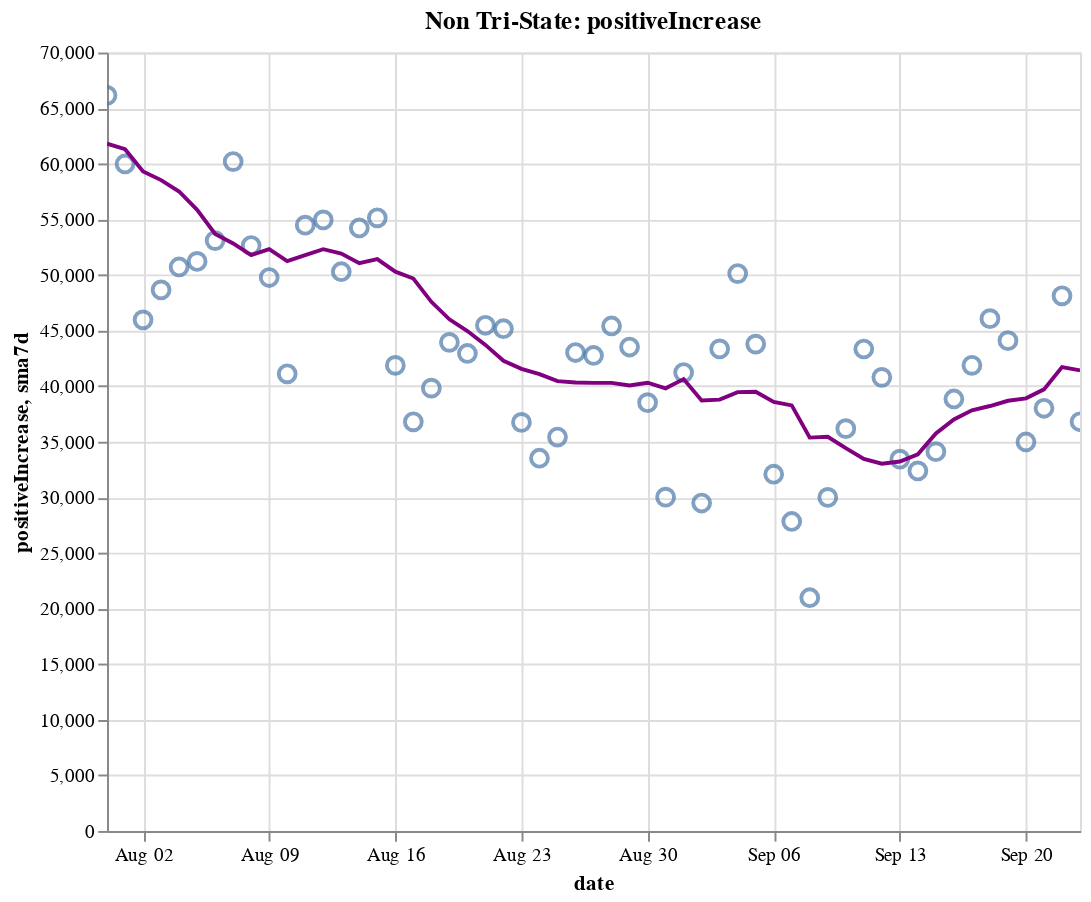

Notebook code for this chart:
### Code cell
create_plot(non_tristate, 'positiveIncrease')

### Figure 1 — Vega-Lite specification as saved in the notebook (floating-point values rounded to 4 significant figures)
{"config": {"view": {"continuousWidth": 400, "continuousHeight": 300}}, "layer": [{"layer": [{"mark": {"type": "point", "size": 75}, "encoding": {"tooltip": [{"type": "temporal", "field": "date"}, {"type": "quantitative", "field": "positiveIncrease"}, {"type": "quantitative", "field": "sma7d"}], "x": {"type": "temporal", "field": "date"}, "y": {"type": "quantitative", "field": "positiveIncrease"}}, "selection": {"selector014": {"type": "interval", "bind": "scales", "encodings": ["x", "y"]}}}, {"mark": {"type": "line", "color": "purple"}, "encoding": {"x": {"type": "temporal", "field": "date"}, "y": {"type": "quantitative", "field": "sma7d"}}}]}, {"mark": {"type": "rule", "color": "#aaa"}, "encoding": {"x": {"type": "temporal", "field": "date"}}, "transform": [{"filter": {"selection": "selector013"}}]}, {"mark": "circle", "encoding": {"opacity": {"condition": {"value": 1, "selection": "selector013"}, "value": 0}, "tooltip": [{"type": "temporal", "field": "date"}, {"type": "quantitative", "field": "positiveIncrease"}, {"type": "quantitative", "field": "sma7d"}], "x": {"type": "temporal", "field": "date"}, "y": {"type": "quantitative", "field": "positiveIncrease"}}, "selection": {"selector013": {"type": "single", "encodings": ["x"], "on": "mouseover", "nearest": true, "empty": "none"}}}, {"mark": {"type": "text", "align": "left", "dx": 5, "dy": -5, "stroke": "white", "strokeWidth": 2}, "encoding": {"text": {"type": "quantitative", "field": "positiveIncrease"}, "tooltip": [{"type": "temporal", "field": "date"}, {"type": "quantitative", "field": "positiveIncrease"}, {"type": "quantitative", "field": "sma7d"}], "x": {"type": "temporal", "field": "date"}, "y": {"type": "quantitative", "field": "positiveIncrease"}}, "transform": [{"filter": {"selection": "selector013"}}]}, {"mark": {"type": "text", "align": "left", "dx": 5, "dy": -5}, "encoding": {"text": {"type": "quantitative", "field": "positiveIncrease"}, "tooltip": [{"type": "temporal", "field": "date"}, {"type": "quantitative", "field": "positiveIncrease"}, {"type": "quantitative", "field": "sma7d"}], "x": {"type": "temporal", "field": "date"}, "y": {"type": "quantitative", "field": "positiveIncrease"}}, "transform": [{"filter": {"selection": "selector013"}}]}], "data": {"name": "data-e8713473f4025772f004b775188eaca5"}, "height": 400, "title": "Non Tri-State: positiveIncrease", "width": 500, "$schema": "https://vega.github.io/schema/vega-lite/v4.8.1.json", "datasets": {"data-e8713473f4025772f004b775188eaca5": [{"date": "2020-07-31T00:00:00", "totalTestResultsIncrease": 807300.0, "positiveIncrease": 66150.0, "death": 100000.0, "deathIncrease": 1295.0, "positiveRate": 0.082, "state": "Non Tri-State", "sma7d": 61800.0}, {"date": "2020-08-01T00:00:00", "totalTestResultsIncrease": 668800.0, "positiveIncrease": 59980.0, "death": 101200.0, "deathIncrease": 1164.0, "positiveRate": 0.09, "state": "Non Tri-State", "sma7d": 61300.0}, {"date": "2020-08-02T00:00:00", "totalTestResultsIncrease": 595600.0, "positiveIncrease": 45960.0, "death": 101700.0, "deathIncrease": 486.0, "positiveRate": 0.077, "state": "Non Tri-State", "sma7d": 59300.0}, {"date": "2020-08-03T00:00:00", "totalTestResultsIncrease": 660000.0, "positiveIncrease": 48650.0, "death": 102200.0, "deathIncrease": 502.0, "positiveRate": 0.074, "state": "Non Tri-State", "sma7d": 58530.0}, {"date": "2020-08-04T00:00:00", "totalTestResultsIncrease": 652600.0, "positiveIncrease": 50720.0, "death": 103400.0, "deathIncrease": 1241.0, "positiveRate": 0.078, "state": "Non Tri-State", "sma7d": 57500.0}, {"date": "2020-08-05T00:00:00", "totalTestResultsIncrease": 607100.0, "positiveIncrease": 51220.0, "death": 104800.0, "deathIncrease": 1335.0, "positiveRate": 0.084, "state": "Non Tri-State", "sma7d": 55850.0}, {"date": "2020-08-06T00:00:00", "totalTestResultsIncrease": 660700.0, "positiveIncrease": 53090.0, "death": 106000.0, "deathIncrease": 1238.0, "positiveRate": 0.08, "state": "Non Tri-State", "sma7d": 53680.0}, {"date": "2020-08-07T00:00:00", "totalTestResultsIncrease": 703300.0, "positiveIncrease": 60200.0, "death": 107300.0, "deathIncrease": 1313.0, "positiveRate": 0.086, "state": "Non Tri-State", "sma7d": 52830.0}, {"date": "2020-08-08T00:00:00", "totalTestResultsIncrease": 613900.0, "positiveIncrease": 52640.0, "death": 108400.0, "deathIncrease": 1075.0, "positiveRate": 0.086, "state": "Non Tri-State", "sma7d": 51780.0}, {"date": "2020-08-09T00:00:00", "totalTestResultsIncrease": 611300.0, "positiveIncrease": 49770.0, "death": 109000.0, "deathIncrease": 604.0, "positiveRate": 0.081, "state": "Non Tri-State", "sma7d": 52330.0}, {"date": "2020-08-10T00:00:00", "totalTestResultsIncrease": 638600.0, "positiveIncrease": 41110.0, "death": 109400.0, "deathIncrease": 417.0, "positiveRate": 0.064, "state": "Non Tri-State", "sma7d": 51250.0}, {"date": "2020-08-11T00:00:00", "totalTestResultsIncrease": 644500.0, "positiveIncrease": 54470.0, "death": 110700.0, "deathIncrease": 1307.0, "positiveRate": 0.085, "state": "Non Tri-State", "sma7d": 51780.0}, {"date": "2020-08-12T00:00:00", "totalTestResultsIncrease": 366000.0, "positiveIncrease": 54950.0, "death": 112200.0, "deathIncrease": 1495.0, "positiveRate": 0.15, "state": "Non Tri-State", "sma7d": 52320.0}, {"date": "2020-08-13T00:00:00", "totalTestResultsIncrease": 801600.0, "positiveIncrease": 50290.0, "death": 113400.0, "deathIncrease": 1145.0, "positiveRate": 0.063, "state": "Non Tri-State", "sma7d": 51920.0}, {"date": "2020-08-14T00:00:00", "totalTestResultsIncrease": 763500.0, "positiveIncrease": 54220.0, "death": 114600.0, "deathIncrease": 1199.0, "positiveRate": 0.071, "state": "Non Tri-State", "sma7d": 51060.0}, {"date": "2020-08-15T00:00:00", "totalTestResultsIncrease": 659400.0, "positiveIncrease": 55140.0, "death": 115800.0, "deathIncrease": 1200.0, "positiveRate": 0.084, "state": "Non Tri-State", "sma7d": 51420.0}, {"date": "2020-08-16T00:00:00", "totalTestResultsIncrease": 701600.0, "positiveIncrease": 41870.0, "death": 116400.0, "deathIncrease": 611.0, "positiveRate": 0.06, "state": "Non Tri-State", "sma7d": 50290.0}, {"date": "2020-08-17T00:00:00", "totalTestResultsIncrease": 563800.0, "positiveIncrease": 36790.0, "death": 116800.0, "deathIncrease": 394.0, "positiveRate": 0.065, "state": "Non Tri-State", "sma7d": 49680.0}, {"date": "2020-08-18T00:00:00", "totalTestResultsIncrease": 574400.0, "positiveIncrease": 39820.0, "death": 118000.0, "deathIncrease": 1178.0, "positiveRate": 0.069, "state": "Non Tri-State", "sma7d": 47580.0}, {"date": "2020-08-19T00:00:00", "totalTestResultsIncrease": 588800.0, "positiveIncrease": 43940.0, "death": 119400.0, "deathIncrease": 1402.0, "positiveRate": 0.075, "state": "Non Tri-State", "sma7d": 46010.0}, {"date": "2020-08-20T00:00:00", "totalTestResultsIncrease": 605400.0, "positiveIncrease": 42940.0, "death": 120500.0, "deathIncrease": 1122.0, "positiveRate": 0.071, "state": "Non Tri-State", "sma7d": 44960.0}, {"date": "2020-08-21T00:00:00", "totalTestResultsIncrease": 648200.0, "positiveIncrease": 45480.0, "death": 121600.0, "deathIncrease": 1109.0, "positiveRate": 0.07, "state": "Non Tri-State", "sma7d": 43710.0}, {"date": "2020-08-22T00:00:00", "totalTestResultsIncrease": 666400.0, "positiveIncrease": 45160.0, "death": 122600.0, "deathIncrease": 1023.0, "positiveRate": 0.068, "state": "Non Tri-State", "sma7d": 42280.0}, {"date": "2020-08-23T00:00:00", "totalTestResultsIncrease": 571000.0, "positiveIncrease": 36740.0, "death": 123200.0, "deathIncrease": 563.0, "positiveRate": 0.064, "state": "Non Tri-State", "sma7d": 41550.0}, {"date": "2020-08-24T00:00:00", "totalTestResultsIncrease": 568300.0, "positiveIncrease": 33520.0, "death": 123500.0, "deathIncrease": 333.0, "positiveRate": 0.059, "state": "Non Tri-State", "sma7d": 41080.0}, {"date": "2020-08-25T00:00:00", "totalTestResultsIncrease": 570700.0, "positiveIncrease": 35420.0, "death": 124600.0, "deathIncrease": 1138.0, "positiveRate": 0.062, "state": "Non Tri-State", "sma7d": 40460.0}, {"date": "2020-08-26T00:00:00", "totalTestResultsIncrease": 570400.0, "positiveIncrease": 43020.0, "death": 125900.0, "deathIncrease": 1280.0, "positiveRate": 0.075, "state": "Non Tri-State", "sma7d": 40320.0}, {"date": "2020-08-27T00:00:00", "totalTestResultsIncrease": 665500.0, "positiveIncrease": 42760.0, "death": 127000.0, "deathIncrease": 1116.0, "positiveRate": 0.064, "state": "Non Tri-State", "sma7d": 40300.0}, {"date": "2020-08-28T00:00:00", "totalTestResultsIncrease": 706600.0, "positiveIncrease": 45410.0, "death": 128000.0, "deathIncrease": 1011.0, "positiveRate": 0.064, "state": "Non Tri-State", "sma7d": 40290.0}, {"date": "2020-08-29T00:00:00", "totalTestResultsIncrease": 663000.0, "positiveIncrease": 43520.0, "death": 129100.0, "deathIncrease": 1005.0, "positiveRate": 0.066, "state": "Non Tri-State", "sma7d": 40050.0}, {"date": "2020-08-30T00:00:00", "totalTestResultsIncrease": 645700.0, "positiveIncrease": 38510.0, "death": 129500.0, "deathIncrease": 463.0, "positiveRate": 0.06, "state": "Non Tri-State", "sma7d": 40310.0}, {"date": "2020-08-31T00:00:00", "totalTestResultsIncrease": 571700.0, "positiveIncrease": 30020.0, "death": 129900.0, "deathIncrease": 357.0, "positiveRate": 0.053, "state": "Non Tri-State", "sma7d": 39810.0}, {"date": "2020-09-01T00:00:00", "totalTestResultsIncrease": 635000.0, "positiveIncrease": 41220.0, "death": 130900.0, "deathIncrease": 1018.0, "positiveRate": 0.065, "state": "Non Tri-State", "sma7d": 40640.0}, {"date": "2020-09-02T00:00:00", "totalTestResultsIncrease": 540600.0, "positiveIncrease": 29490.0, "death": 131900.0, "deathIncrease": 1015.0, "positiveRate": 0.055, "state": "Non Tri-State", "sma7d": 38700.0}, {"date": "2020-09-03T00:00:00", "totalTestResultsIncrease": 667200.0, "positiveIncrease": 43350.0, "death": 133000.0, "deathIncrease": 1055.0, "positiveRate": 0.065, "state": "Non Tri-State", "sma7d": 38790.0}, {"date": "2020-09-04T00:00:00", "totalTestResultsIncrease": 802200.0, "positiveIncrease": 50120.0, "death": 133900.0, "deathIncrease": 986.0, "positiveRate": 0.062, "state": "Non Tri-State", "sma7d": 39460.0}, {"date": "2020-09-05T00:00:00", "totalTestResultsIncrease": 776500.0, "positiveIncrease": 43780.0, "death": 134900.0, "deathIncrease": 909.0, "positiveRate": 0.056, "state": "Non Tri-State", "sma7d": 39500.0}, {"date": "2020-09-06T00:00:00", "totalTestResultsIncrease": 659500.0, "positiveIncrease": 32080.0, "death": 135300.0, "deathIncrease": 436.0, "positiveRate": 0.049, "state": "Non Tri-State", "sma7d": 38580.0}, {"date": "2020-09-07T00:00:00", "totalTestResultsIncrease": 504200.0, "positiveIncrease": 27830.0, "death": 135500.0, "deathIncrease": 221.0, "positiveRate": 0.055, "state": "Non Tri-State", "sma7d": 38270.0}, {"date": "2020-09-08T00:00:00", "totalTestResultsIncrease": 416800.0, "positiveIncrease": 20970.0, "death": 135900.0, "deathIncrease": 341.0, "positiveRate": 0.05, "state": "Non Tri-State", "sma7d": 35370.0}, {"date": "2020-09-09T00:00:00", "totalTestResultsIncrease": 536600.0, "positiveIncrease": 30000.0, "death": 136900.0, "deathIncrease": 1073.0, "positiveRate": 0.056, "state": "Non Tri-State", "sma7d": 35450.0}, {"date": "2020-09-10T00:00:00", "totalTestResultsIncrease": 574400.0, "positiveIncrease": 36180.0, "death": 138100.0, "deathIncrease": 1154.0, "positiveRate": 0.063, "state": "Non Tri-State", "sma7d": 34420.0}, {"date": "2020-09-11T00:00:00", "totalTestResultsIncrease": 688000.0, "positiveIncrease": 43340.0, "death": 139100.0, "deathIncrease": 1002.0, "positiveRate": 0.063, "state": "Non Tri-State", "sma7d": 33450.0}, {"date": "2020-09-12T00:00:00", "totalTestResultsIncrease": 800000.0, "positiveIncrease": 40790.0, "death": 139900.0, "deathIncrease": 804.0, "positiveRate": 0.051, "state": "Non Tri-State", "sma7d": 33030.0}, {"date": "2020-09-13T00:00:00", "totalTestResultsIncrease": 626400.0, "positiveIncrease": 33430.0, "death": 140300.0, "deathIncrease": 379.0, "positiveRate": 0.053, "state": "Non Tri-State", "sma7d": 33220.0}, {"date": "2020-09-14T00:00:00", "totalTestResultsIncrease": 312000.0, "positiveIncrease": 32380.0, "death": 140700.0, "deathIncrease": 391.0, "positiveRate": 0.104, "state": "Non Tri-State", "sma7d": 33870.0}, {"date": "2020-09-15T00:00:00", "totalTestResultsIncrease": 619900.0, "positiveIncrease": 34110.0, "death": 141700.0, "deathIncrease": 1011.0, "positiveRate": 0.055, "state": "Non Tri-State", "sma7d": 35750.0}, {"date": "2020-09-16T00:00:00", "totalTestResultsIncrease": 628500.0, "positiveIncrease": 38850.0, "death": 142900.0, "deathIncrease": 1184.0, "positiveRate": 0.062, "state": "Non Tri-State", "sma7d": 37010.0}, {"date": "2020-09-17T00:00:00", "totalTestResultsIncrease": 706300.0, "positiveIncrease": 41870.0, "death": 143700.0, "deathIncrease": 856.0, "positiveRate": 0.059, "state": "Non Tri-State", "sma7d": 37820.0}, {"date": "2020-09-18T00:00:00", "totalTestResultsIncrease": 856700.0, "positiveIncrease": 46070.0, "death": 144600.0, "deathIncrease": 883.0, "positiveRate": 0.054, "state": "Non Tri-State", "sma7d": 38210.0}, {"date": "2020-09-19T00:00:00", "totalTestResultsIncrease": 955300.0, "positiveIncrease": 44090.0, "death": 145300.0, "deathIncrease": 735.0, "positiveRate": 0.046, "state": "Non Tri-State", "sma7d": 38680.0}, {"date": "2020-09-20T00:00:00", "totalTestResultsIncrease": 744600.0, "positiveIncrease": 34980.0, "death": 145600.0, "deathIncrease": 322.0, "positiveRate": 0.047, "state": "Non Tri-State", "sma7d": 38910.0}, {"date": "2020-09-21T00:00:00", "totalTestResultsIncrease": 621000.0, "positiveIncrease": 38010.0, "death": 145900.0, "deathIncrease": 281.0, "positiveRate": 0.061, "state": "Non Tri-State", "sma7d": 39710.0}, {"date": "2020-09-22T00:00:00", "totalTestResultsIncrease": 629300.0, "positiveIncrease": 48120.0, "death": 146800.0, "deathIncrease": 842.0, "positiveRate": 0.076, "state": "Non Tri-State", "sma7d": 41710.0}, {"date": "2020-09-23T00:00:00", "totalTestResultsIncrease": 736900.0, "positiveIncrease": 36800.0, "death": 147900.0, "deathIncrease": 1126.0, "positiveRate": 0.05, "state": "Non Tri-State", "sma7d": 41420.0}]}}
